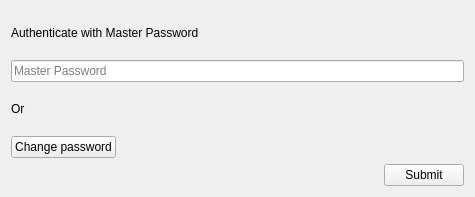
<?xml version="1.0" encoding="UTF-8"?>
<ui version="4.0">
 <class>Frame</class>
 <widget class="QFrame" name="Frame">
  <property name="geometry">
   <rect>
    <x>0</x>
    <y>0</y>
    <width>475</width>
    <height>197</height>
   </rect>
  </property>
  <property name="windowTitle">
   <string>Master Password</string>
  </property>
  <layout class="QGridLayout" name="gridLayout">
   <item row="0" column="0">
    <layout class="QVBoxLayout" name="verticalLayout_2">
     <item>
      <widget class="QLabel" name="label">
       <property name="text">
        <string>Authenticate with Master Password</string>
       </property>
      </widget>
     </item>
     <item>
      <widget class="QLineEdit" name="master_password_line_edit">
       <property name="echoMode">
        <enum>QLineEdit::Password</enum>
       </property>
       <property name="placeholderText">
        <string>Master Password</string>
       </property>
      </widget>
     </item>
     <item>
      <widget class="QLabel" name="label_2">
       <property name="text">
        <string>Or</string>
       </property>
      </widget>
     </item>
     <item>
      <layout class="QHBoxLayout" name="horizontalLayout_2">
       <item>
        <widget class="QPushButton" name="change_password_push_button">
         <property name="text">
          <string>Change password</string>
         </property>
        </widget>
       </item>
       <item>
        <spacer name="horizontalSpacer_2">
         <property name="orientation">
          <enum>Qt::Horizontal</enum>
         </property>
         <property name="sizeHint" stdset="0">
          <size>
           <width>40</width>
           <height>20</height>
          </size>
         </property>
        </spacer>
       </item>
      </layout>
     </item>
     <item>
      <layout class="QHBoxLayout" name="horizontalLayout">
       <item>
        <spacer name="horizontalSpacer">
         <property name="orientation">
          <enum>Qt::Horizontal</enum>
         </property>
         <property name="sizeHint" stdset="0">
          <size>
           <width>40</width>
           <height>20</height>
          </size>
         </property>
        </spacer>
       </item>
       <item>
        <widget class="QPushButton" name="submit_push_button">
         <property name="text">
          <string>Submit</string>
         </property>
        </widget>
       </item>
      </layout>
     </item>
    </layout>
   </item>
  </layout>
 </widget>
 <resources/>
 <connections/>
</ui>
